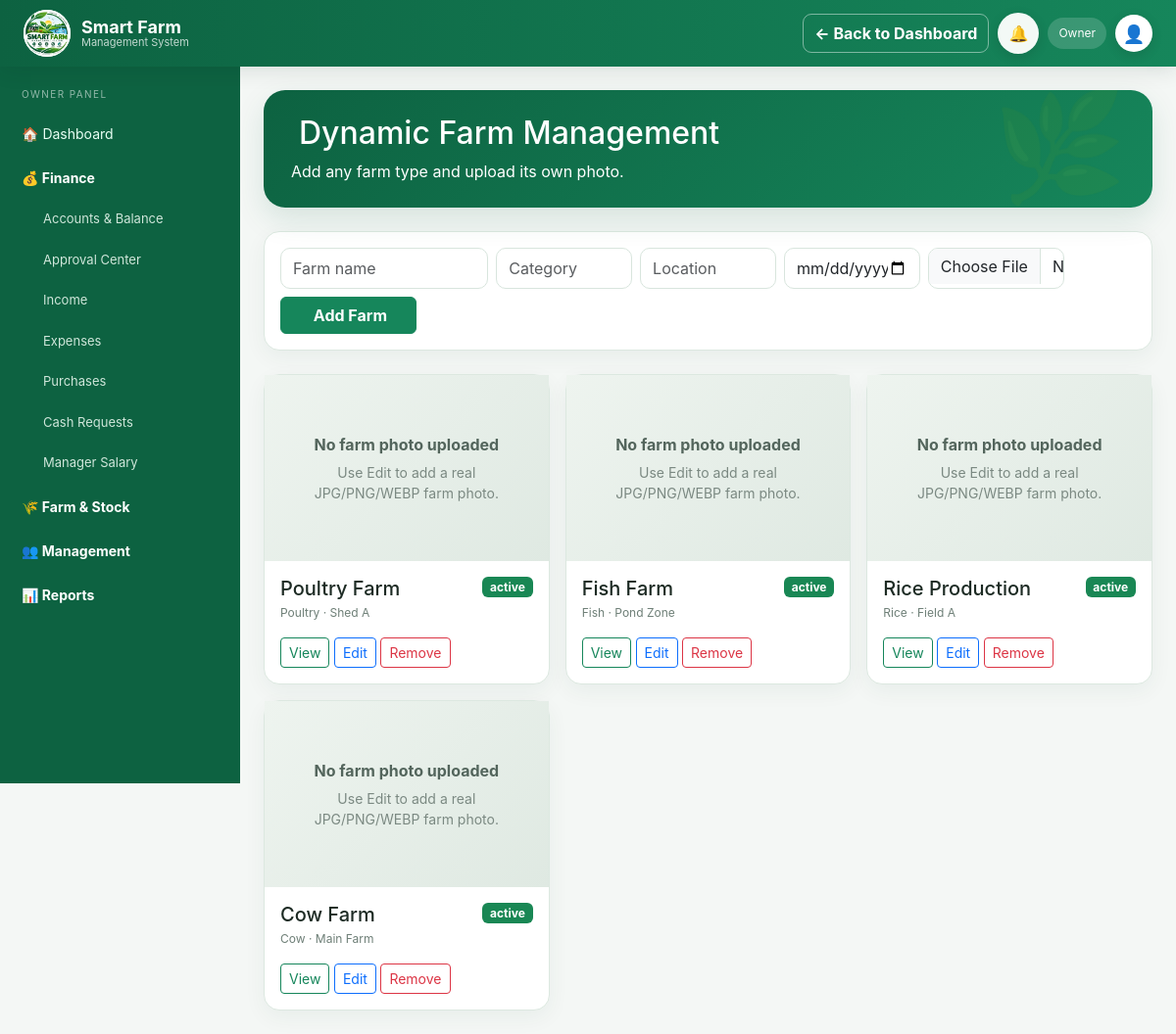
The page /admin/farms/index.php (signed in) on the database its author committed.
### tables this page shows
CREATE TABLE farms(id INT AUTO_INCREMENT PRIMARY KEY,name VARCHAR(120) NOT NULL,category VARCHAR(120) NOT NULL,location VARCHAR(255),start_date DATE,image VARCHAR(255),status ENUM('active','inactive') DEFAULT 'active',created_at TIMESTAMP DEFAULT CURRENT_TIMESTAMP);

### config/auth.php (called while the page is built, shortened)
<?php
function is_owner()
{
    return !empty($_SESSION['user'])
        && $_SESSION['user']['role'] === 'owner';
}

### admin/farms/index.php (the view, shortened to what this page needs)
<?php
require __DIR__ . "/../../config/database.php";
require __DIR__ . "/../../config/auth.php";
$farms = $pdo->query(
    "SELECT *
     FROM farms
     ORDER BY id DESC"
)->fetchAll();
require __DIR__ . "/../../partials/header.php";
?>
<div class="container-fluid">
    <div class="row">
        <?php
        if (is_owner()) {
            require __DIR__ . "/../../partials/admin_sidebar.php";
        } else {
            require __DIR__ . "/../../partials/manager_sidebar.php";
        }
        ?>
        <div class="col-md-10 p-4">
            <div class="hero-top mb-4">
                <h2>
                    Dynamic Farm Management
                </h2>
                <p class="mb-0">
                    Add any farm type and upload its own photo.
                </p>
            </div>
            <div class="cardx p-3 mb-4">
                <form
                    method="post"
                    enctype="multipart/form-data"
                    class="row g-2"
                >
                    <div class="col-md-3">
                        <input
                            class="form-control"
                            name="name"
                            placeholder="Farm name"
                            required
                        >
                    </div>
                    <div class="col-md-2">
                        <input
                            class="form-control"
                            name="category"
                            placeholder="Category"
                            required
                        >
                    </div>
                    <div class="col-md-2">
                        <input
                            class="form-control"
                            name="location"
                            placeholder="Location"
                        >
                    </div>
                    <div class="col-md-2">
                        <input
                            class="form-control"
                            type="date"
                            name="start_date"
                        >
                    </div>
                    <div class="col-md-2">
                        <input
                            class="form-control"
                            type="file"
                            name="image"
                            accept=".jpg,.jpeg,.png,.webp"
                        >
                    </div>
                    <div class="col-md-2">
                        <button
                            class="btn btn-success w-100 fw-bold"
                            type="submit"
                        >
                            Add Farm
                        </button>
                    </div>
                </form>
            </div>
            <div class="row g-3">
                <?php foreach ($farms as $f): ?>
                    <div class="col-lg-4 col-md-6">
                        <div class="cardx farm-card">
                            <?php if ($f['image']): ?>
                                <img
                                    src="<?= url_path(
                                        'uploads/farms/' .
                                        rawurlencode($f['image'])
                                    ) ?>"
                                    alt="<?= htmlspecialchars($f['name']) ?>"
                                >
                            <?php else: ?>
                                <div class="farm-photo-required">
                                    <b>
                                        No farm photo uploaded
                                    </b>
                                    <small>
                                        Use Edit to add a real JPG/PNG/WEBP farm photo.
                                    </small>
                                </div>
                            <?php endif; ?>
                            <div class="farm-card-body">
                                <div class="d-flex justify-content-between align-items-start">
                                    <div>
                                        <h5 class="mb-1">
                                            <?= htmlspecialchars($f['name']) ?>
                                        </h5>
                                        <div class="small-muted">
                                            <?= htmlspecialchars($f['category']) ?>
                                            ·
                                            <?= htmlspecialchars($f['location']) ?>
                                        </div>
                                    </div>
                                    <span
                                        class="badge text-bg-<?= $f['status'] === 'active'
                                            ? 'success'
                                            : 'secondary'
                                        ?>"
                                    >
                                        <?= $f['status'] ?>
                                    </span>
                                </div>
                                <a
                                    class="btn btn-sm btn-outline-success mt-3"
                                    href="view.php?id=<?= $f['id'] ?>"
                                >
                                    View
                                </a>
                                <a
                                    class="btn btn-sm btn-outline-primary mt-3"
                                    href="edit.php?id=<?= $f['id'] ?>"
                                >
                                    Edit
                                </a>
                                <?php if ($f['status'] === 'active'): ?>
                                    <a
                                        class="btn btn-sm btn-outline-danger mt-3"
                                        href="?delete=<?= $f['id'] ?>"
                                        onclick="return confirm('Deactivate farm?')"
                                    >
                                        Remove
                                    </a>
                                <?php endif; ?>
                            </div>
                        </div>
                    </div>
                <?php endforeach; ?>
            </div>
        </div>
    </div>
</div>

### assets/css/style.css (style rules this page uses)
:root { --green: #0f6846; --green2: #15865a; --deep: #0b3d2c; --ink: #18332a; --muted: #6e7f77; --bg: #f3f7f4; --line: #dfe9e3; --white: #fff; --danger: #c43b3b; --warn: #b77900; --blue: #2c6dc9; }
* { box-sizing: border-box; }
html { scroll-behavior: smooth; }
body { margin: 0; background: var(--bg); color: var(--ink); font-family: Inter, Segoe UI, Arial, sans-serif; }
.hero-top { background: linear-gradient( 135deg, #0d5a3c, #159363 ); color: #fff; border-radius: 22px; padding: 25px 28px; position: relative; overflow: hidden; box-shadow: 0 12px 30px rgba(15, 104, 70, .13); }
.hero-top:after { content: '🌿'; position: absolute; right: 26px; bottom: -18px; font-size: 110px; opacity: .12; }
.cardx { background: #fff; border: 1px solid #e8efeb; border-radius: 16px; box-shadow: 0 7px 22px rgba(18, 72, 49, .055); }
.small-muted { font-size: 12px; color: var(--muted); }
.btn-success { background: var(--green); border-color: var(--green); }
.form-control, .form-select { border-color: #d8e5dd; border-radius: 10px; min-height: 42px; }
.farm-card-body { padding: 16px; }
.container-fluid > .row > .app-sidebar + .col-md-10, .container-fluid > .row > .app-sidebar + .app-main { flex: 1 1 0 !important; width: auto !important; max-width: none !important; min-width: 0 !important; }
.container-fluid:has(> .row > .app-sidebar) { padding-left: 0 !important; padding-right: 0 !important; }
.container-fluid > .row:has(> .app-sidebar) { --bs-gutter-x: 0; flex-wrap: nowrap !important; margin-left: 0 !important; margin-right: 0 !important; min-height: calc(100vh - 68px); }
.container-fluid > .row:has(> .app-sidebar) > .col-md-10 { padding: 24px !important; overflow-x: hidden; }
.farm-photo-required, .product-photo-required { height: 190px; display: flex; flex-direction: column; align-items: center; justify-content: center; background: linear-gradient( 135deg, #eef4ef, #dfe9e2 ); color: #53655c; text-align: center; padding: 20px; }
.farm-photo-required small, .product-photo-required small { margin-top: 6px; color: #7b8982; }
body[data-palette="green"] { --ui-accent: #16865b; --ui-accent-dark: #0d6241; --ui-soft: #e8f5ee; --ui-bg: #f4f7f5; --ui-border: #dce8e0; }
body { --green: var(--ui-accent); --green2: var(--ui-accent); --deep: var(--ui-accent-dark); --bg: var(--ui-bg); background: var(--ui-bg) !important; color: var(--ui-text, #1d2b24); transition: background .2s, color .2s; }
.hero-top, .login-brand { background: linear-gradient( 135deg, var(--ui-accent-dark), var(--ui-accent) ) !important; }
.btn-success, .bg-success { background-color: var(--ui-accent) !important; border-color: var(--ui-accent) !important; }
.btn-outline-success { color: var(--ui-accent) !important; border-color: var(--ui-accent) !important; }
.cardx, .smart-tile, .incident-card, .feature-card, .job-card, .product-card, .page-head { background: var(--ui-panel, #fff) !important; border-color: var(--ui-border) !important; color: var(--ui-text, #1d2b24) !important; }
:root { --ui-accent: #16865b; --ui-accent-dark: #0d6241; --ui-soft: #e8f5ee; --ui-bg: #f4f7f5; --ui-panel: #fff; --ui-text: #1d2b24; --ui-muted: #68766e; --ui-border: #dce8e0; }
body[data-palette] { background: var(--ui-bg) !important; color: var(--ui-text) !important; }
.cardx, .smart-tile, .incident-card, .feature-card, .job-card, .product-card { background: var(--ui-panel) !important; color: var(--ui-text) !important; border-color: var(--ui-border) !important; }
.btn-success { background: var(--ui-accent) !important; border-color: var(--ui-accent) !important; color: #fff !important; }

### rows shown on the page
farms: shows "No farm photo uploaded", name "Poultry Farm", category "Poultry", location "Shed A", status "active"
farms: shows "No farm photo uploaded", name "Fish Farm", category "Fish", location "Pond Zone", status "active"
farms: shows "No farm photo uploaded", name "Rice Production", category "Rice", location "Field A", status "active"
farms: shows "No farm photo uploaded", name "Cow Farm", category "Cow", location "Main Farm", status "active"

### other values the page prints
$_SESSION['user']['role'] "Owner"
